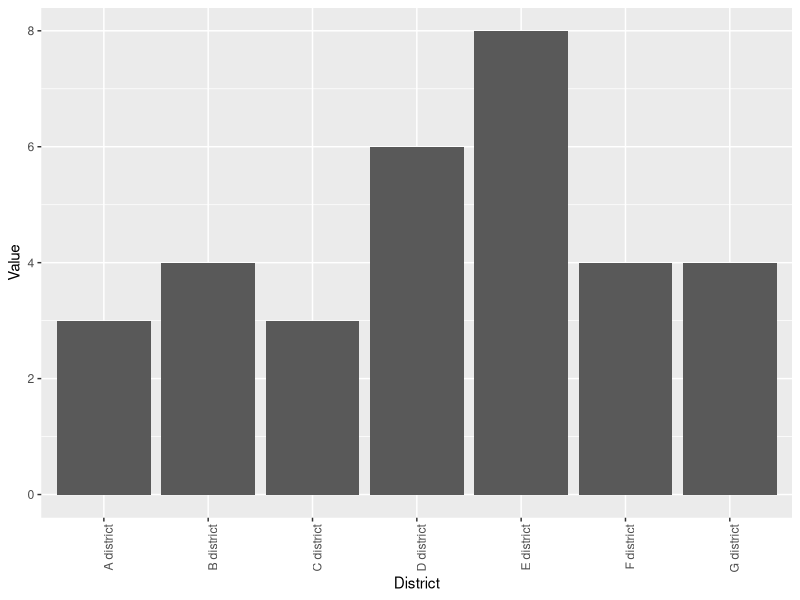
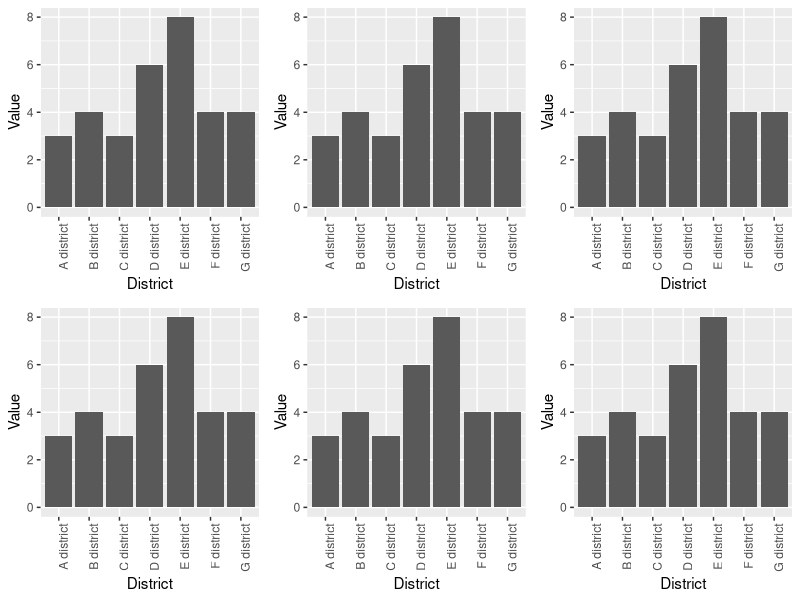

Here is the R script that generated these plots, in order:
## ---- chunk 1
knitr::opts_chunk$set(echo = TRUE)
## ---- chunk 2
mydata <- data.frame("District"=c("A district", "B district", "C district", "D district", "E district", "F district", "G district"), "Value"=c(3,4,3,6,8,4,4))

## ---- chunk 3
library(ggplot2)
library(cowplot)
library(dplyr)

gg = mydata %>% 
  ggplot(aes(District,Value))+
  geom_col()+
  theme(axis.text.x = element_text(angle = 90, hjust = 1))
  

gg

ggl = list(gg,gg,gg,gg,gg,gg)

cowplot::plot_grid(plotlist=ggl, nrow=2,ncol=3)
